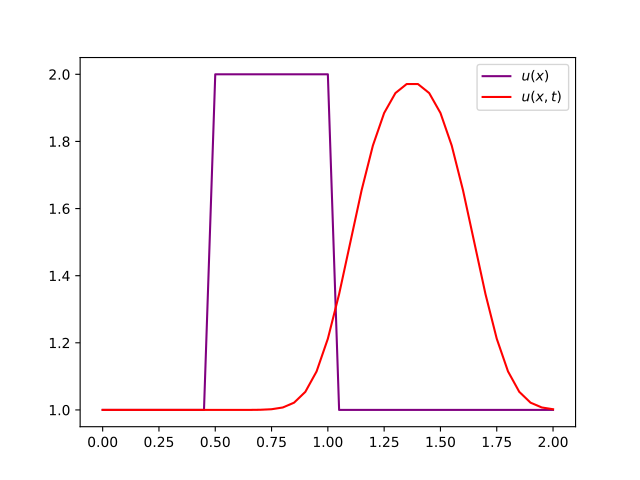

The Python source for this figure:
# -*- coding: utf-8 -*-
"""
Created on Wed Nov  3 14:09:18 2021

@author: Aerial
"""
import numpy as np
import matplotlib.pyplot as plt
import time, sys

#def
nx = 41
dx = 2 / (nx-1)
nt = 25
dt = 0.025
c = 1

#array
u = np.ones(nx)
u[int(.5 / dx):int(1 / dx + 1)] = 2  
print(u)
plt.plot(np.linspace(0, 2, nx), u, color='purple', label="$u(x)$")
un = np.ones(nx)

#loop
for n in range(nt):
    un = u.copy()
    for i in range(1, nx):
        u[i] = un[i] - c * dt/dx * (un[i] - un[i-1])        
plt.plot(np.linspace(0, 2, nx), u, color='red',label="$u(x,t)$")
plt.legend()
